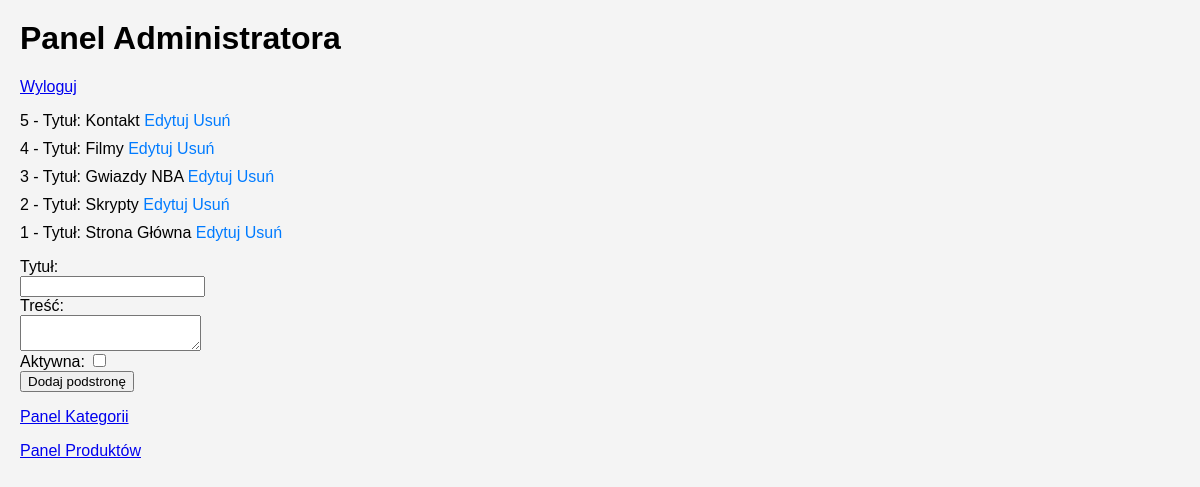
/projekt_gotowy/admin/admin.php (signed in), run on the app's committed database.
### tables this page shows
CREATE TABLE `page_list` (
  `id` int(11) NOT NULL,
  `page_title` varchar(255) NOT NULL,
  `page_content` text NOT NULL,
  `status` int(11) NOT NULL DEFAULT 1
);

### projekt_gotowy/admin/admin.php (the view, shortened to what this page needs)
<?php
if (isset($_SESSION['zalogowany']) && $_SESSION['zalogowany'] === true) {
    PokazPanelAdmina();
} else {
    echo FormularzLogowania();
    echo '<p><a href="contact.php">Skontaktuj się z nami</a></p> <p><a href="contact.php?action=przypomnijhaslo">Przypomnij hasło</a></p>';
}
function ListaPodstron() {
    $conn = db_connect();
    $query = "SELECT * FROM page_list ORDER BY id DESC LIMIT 100";
    $result = mysqli_query($conn, $query);
    echo '<div class="lista-podstron">';
    echo '<ul>';
    while ($row = mysqli_fetch_assoc($result)) {
        $id = htmlspecialchars($row['id']);
        $title = htmlspecialchars($row['page_title']);
        echo '<li>';
        echo "$id - Tytuł: $title ";
        echo "<a href='admin.php?edit_id=$id'>Edytuj</a> ";
        echo "<a href='admin.php?delete_id=$id' onclick='return confirm(\"Czy na pewno chcesz usunąć tę podstronę?\")'>Usuń</a>";
        echo '</li>';
    }
    echo '</ul>';
    echo '</div>';
}
function PokazPanelAdmina() {
    echo "<h1>Panel Administratora</h1>";
    echo '<p><a href="?logout">Wyloguj</a></p>';
    ListaPodstron();
    echo '
    <form action="admin.php" method="post" style="text-align: left">
        <label for="tytul">Tytuł:</label><br>
        <input type="text" id="tytul" name="tytul"><br>
        <label for="tresc">Treść:</label><br>
        <textarea id="tresc" name="tresc"></textarea><br>
        <label for="status">Aktywna:</label>
        <input type="checkbox" name="status"><br>
        <input type="submit" name="submit_dodaj" value="Dodaj podstronę">
        <p><a href="sklep.php">Panel Kategorii</a></p>
        <p><a href="produkt.php">Panel Produktów</a></p>
    </form>';
}
?>

### projekt_gotowy/admin/admin.php (style rules this page uses)
.lista-podstron ul { list-style-type: none; padding: 0; }
.lista-podstron li { margin-bottom: 10px; }
.lista-podstron a { text-decoration: none; color: #007bff; }

### data on the page
page_list: id "5", page_title "Kontakt"
page_list: id "4", page_title "Filmy"
page_list: id "3", page_title "Gwiazdy NBA"
page_list: id "2", page_title "Skrypty"
page_list: id "1", page_title "Strona Główna"
